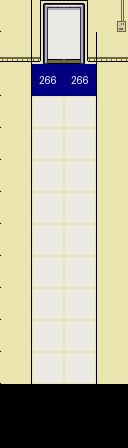

A 2D game scene composited from a Tiled map and its tileset images. What follows is a short description and the map's XML, with every tile layer's data as written:
An orthogonal 4x14 tile map with 32x32 px tiles, 5 tile layers (colliders, characters, metadata, decor, ...), 2 tilesets.

<map version="1.10" tiledversion="1.11.2" orientation="orthogonal" renderorder="right-down" width="4" height="14" tilewidth="32" tileheight="32" infinite="0" nextlayerid="6" nextobjectid="1">
 <tileset firstgid="1" source="../tilesets/lab01.tsx" />
 <tileset firstgid="65" source="../tilesets/blue-labels.tsx" />
 <layer id="1" name="colliders" width="4" height="14">
  <data encoding="csv">
40,22,24,41,
2,23,25,3,
40,0,0,41,
40,0,0,41,
40,0,0,41,
40,0,0,41,
40,0,0,41,
40,0,0,41,
40,0,0,41,
40,0,0,41,
40,0,0,41,
40,0,0,41,
0,0,0,0,
0,0,0,0
</data>
 </layer>
 <layer id="5" name="characters" width="4" height="14">
  <data encoding="csv">
0,0,0,0,
0,0,0,0,
0,0,0,0,
0,0,0,0,
0,0,0,0,
0,0,0,0,
0,0,0,0,
0,0,0,0,
0,0,0,0,
0,0,0,0,
0,0,0,0,
0,0,0,0,
0,0,0,0,
0,0,0,0
</data>
 </layer>
 <layer id="4" name="metadata" width="4" height="14">
  <data encoding="csv">
0,0,0,19,
0,0,0,0,
0,0,0,0,
0,0,0,0,
0,0,0,0,
0,0,0,0,
0,0,0,0,
0,0,0,0,
0,0,0,0,
0,0,0,0,
0,0,0,0,
0,0,0,0,
0,0,0,0,
0,0,0,0
</data>
 </layer>
 <layer id="2" name="decor" width="4" height="14">
  <data encoding="csv">
0,0,0,0,
0,0,0,0,
0,5,5,0,
0,5,5,0,
0,5,5,0,
0,5,5,0,
0,5,5,0,
0,5,5,0,
0,5,5,0,
0,5,5,0,
0,5,5,0,
0,5,5,0,
0,0,0,0,
0,0,0,0
</data>
 </layer>
 <layer id="3" name="actions" width="4" height="14">
  <data encoding="csv">
0,0,0,0,
0,0,0,0,
0,330,330,0,
0,0,0,0,
0,0,0,0,
0,0,0,0,
0,0,0,0,
0,0,0,0,
0,0,0,0,
0,0,0,0,
0,0,0,0,
0,0,0,0,
0,0,0,0,
0,0,0,0
</data>
 </layer>
</map>
